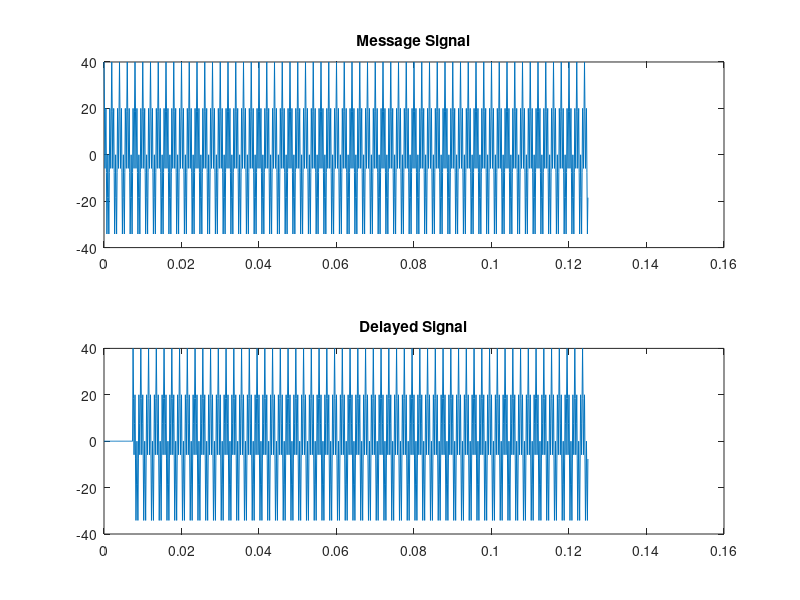
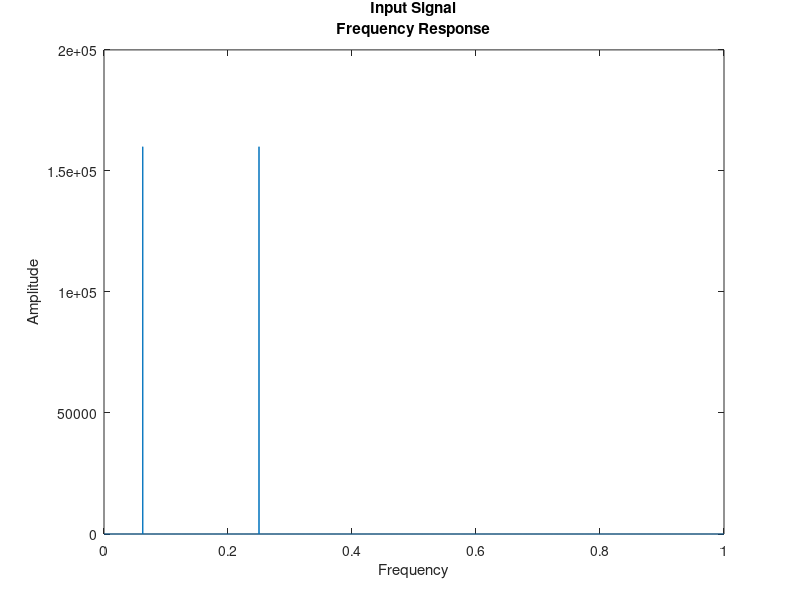
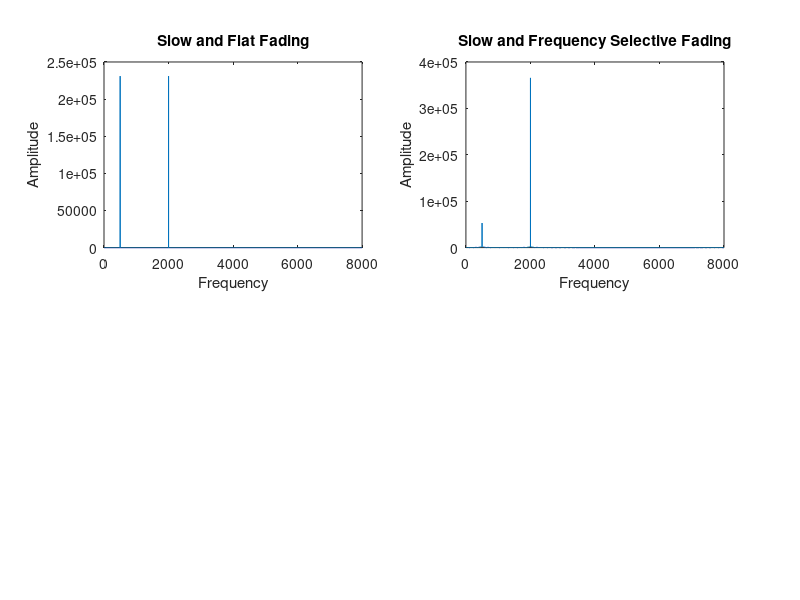

The MATLAB source for these figures, in order:
clc;
clear;
close all;

%% Declarations
fs = 8000 ;
f1 = 2000;
f2 = 500;
ts = 0:(1/fs):1-(1/fs);
signal1 = 20*exp(complex(0,2*pi*f1*ts));
signal2 = 20*exp(complex(0,2*pi*f2*ts));
message = signal1+signal2;

%% Delaying
delayed = [zeros(1,60),message(1:length(message)-60)];

subplot(2,1,1);
plot(ts(1:1000),message(1:1000));
title('Message Signal');

subplot(2,1,2);
plot(ts(1:1000),delayed(1:1000));
title('Delayed Signal');

freqres = fft(message);
figure;
magnitudeplot = abs(freqres);

plot(ts,magnitudeplot);
title({'Input Signal';'Frequency Response'});
xlabel('Frequency'); ylabel('Amplitude');

%% Slow and Flat Fading
h = randn + (i*randn);
y1 = message.*h;
freqres = fft(y1);

figure;
magnitudeplot = abs(fft(y1));

subplot(2,2,1);
plot(1:fs,magnitudeplot(1:fs));
title('Slow and Flat Fading');
xlabel('Frequency'); ylabel('Amplitude');

%% Slow and Frequency Selective Fading
h1 = randn + (i*randn);
h2 = randn + (i*randn);
trans2 = (h1.*message) + (h2.*delayed);
magnitudeplot = abs(fft(trans2));

subplot(2,2,2);
plot(1:fs,magnitudeplot);
title('Slow and Frequency Selective Fading');
xlabel('Frequency'); ylabel('Amplitude');

%% Fast and Flat Fading
fc = 10;
hs = randn(1,length(ts)) +(i*randn(1,length(ts)));
[b,a] = butter(12,((2*fc)/1000));
lpf = filter(b,a,hs);
trans3 = lpf.*message;
magnitudeplot = abs(fft(trans3));

subplot(2,2,3);
plot(1:fs,magnitudeplot);
title('Fast and Flat Fading');
xlabel('Frequency'); ylabel('Amplitude');

%% Fast and Frequency Selective Fading
ht = randn(1,length(ts)) +(i*randn(1,length(ts)));
lpf1 = filter(b,a,ht);
trans4 = (lpf1.*message) +(lpf1.*delayed);
magnitudeplot = abs(fft(trans4));

subplot(2,2,4);
plot(1:fs,magnitudeplot);
title('Fast and Frequency Selective Fading');
xlabel('Frequency'); ylabel('Amplitude');